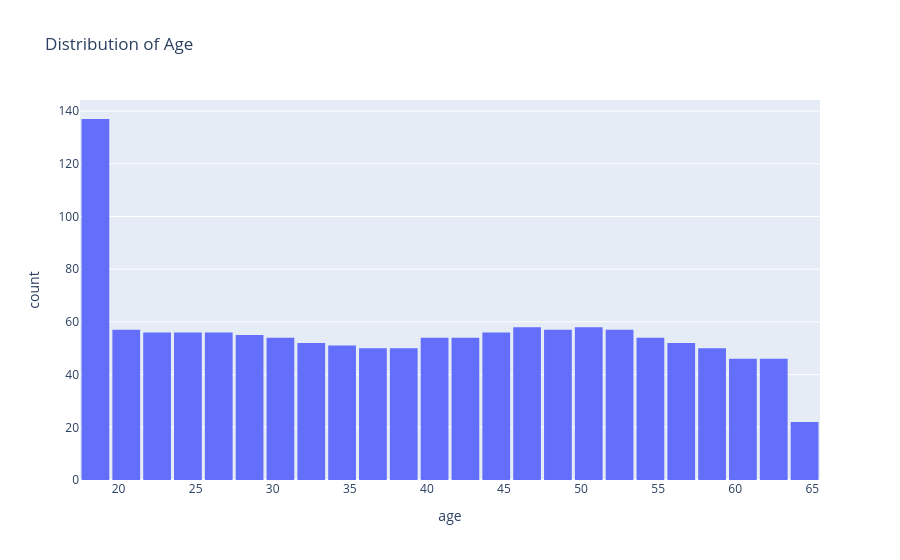

Notebook cell for this chart:
### Code cell
fig = px.histogram(medical, x="age", nbins=30, title="Distribution of Age")
fig.update_layout(bargap=0.1)
fig.show()

### Figure 1 — Plotly figure (JSON) as saved in the notebook; plotly's stock layout.template omitted (floating-point values rounded to 4 significant figures; data arrays with more than 128 entries replaced by an {"elided": "..."} marker saying what was removed)
{"data": [{"alignmentgroup": "True", "bingroup": "x", "hovertemplate": "age=%{x}<br>count=%{y}<extra></extra>", "legendgroup": "", "marker": {"color": "#636efa", "pattern": {"shape": ""}}, "name": "", "nbinsx": 30, "offsetgroup": "", "orientation": "v", "showlegend": false, "type": "histogram", "x": {"elided": "1338 int values"}, "xaxis": "x", "yaxis": "y"}], "layout": {"bargap": 0.1, "barmode": "relative", "legend": {"tracegroupgap": 0}, "title": {"text": "Distribution of Age"}, "xaxis": {"anchor": "y", "domain": [0, 1], "title": {"text": "age"}}, "yaxis": {"anchor": "x", "domain": [0, 1], "title": {"text": "count"}}}}
